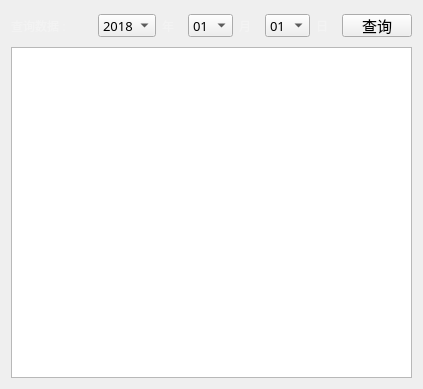
   <widget class="QWidget" name="layoutWidget">
    <property name="geometry">
     <rect>
      <x>470</x>
      <y>3</y>
      <width>403</width>
      <height>371</height>
     </rect>
    </property>
    <layout class="QVBoxLayout" name="verticalLayout_9">
     <item>
      <layout class="QHBoxLayout" name="horizontalLayout_9">
       <item>
        <widget class="QLabel" name="state_3">
         <property name="minimumSize">
          <size>
           <width>81</width>
           <height>30</height>
          </size>
         </property>
         <property name="maximumSize">
          <size>
           <width>81</width>
           <height>30</height>
          </size>
         </property>
         <property name="styleSheet">
          <string notr="true">font: 10pt &quot;微软雅黑&quot;;
color:rgb(243, 243, 243)</string>
         </property>
         <property name="text">
          <string>查询数据 :</string>
         </property>
        </widget>
       </item>
       <item>
        <widget class="QComboBox" name="years">
         <property name="enabled">
          <bool>true</bool>
         </property>
         <property name="sizePolicy">
          <sizepolicy hsizetype="Fixed" vsizetype="Fixed">
           <horstretch>0</horstretch>
           <verstretch>0</verstretch>
          </sizepolicy>
         </property>
         <property name="minimumSize">
          <size>
           <width>0</width>
           <height>0</height>
          </size>
         </property>
         <property name="maximumSize">
          <size>
           <width>93</width>
           <height>23</height>
          </size>
         </property>
         <property name="font">
          <font>
           <family>微软雅黑</family>
           <pointsize>10</pointsize>
          </font>
         </property>
         <property name="currentText">
          <string>2018</string>
         </property>
         <item>
          <property name="text">
           <string>2018</string>
          </property>
         </item>
         <item>
          <property name="text">
           <string>2019</string>
          </property>
         </item>
         <item>
          <property name="text">
           <string>2020</string>
          </property>
         </item>
        </widget>
       </item>
       <item>
        <widget class="QLabel" name="times_4">
         <property name="minimumSize">
          <size>
           <width>0</width>
           <height>0</height>
          </size>
         </property>
         <property name="maximumSize">
          <size>
           <width>81</width>
           <height>30</height>
          </size>
         </property>
         <property name="styleSheet">
          <string notr="true">font: 10pt &quot;微软雅黑&quot;;
color:rgb(243, 243, 243)</string>
         </property>
         <property name="text">
          <string>年</string>
         </property>
        </widget>
       </item>
       <item>
        <widget class="QComboBox" name="months">
         <property name="enabled">
          <bool>true</bool>
         </property>
         <property name="sizePolicy">
          <sizepolicy hsizetype="Fixed" vsizetype="Fixed">
           <horstretch>0</horstretch>
           <verstretch>0</verstretch>
          </sizepolicy>
         </property>
         <property name="minimumSize">
          <size>
           <width>0</width>
           <height>0</height>
          </size>
         </property>
         <property name="maximumSize">
          <size>
           <width>93</width>
           <height>23</height>
          </size>
         </property>
         <property name="font">
          <font>
           <family>微软雅黑</family>
           <pointsize>10</pointsize>
          </font>
         </property>
         <property name="currentText">
          <string>01</string>
         </property>
         <item>
          <property name="text">
           <string>01</string>
          </property>
         </item>
         <item>
          <property name="text">
           <string>02</string>
          </property>
         </item>
         <item>
          <property name="text">
           <string>03</string>
          </property>
         </item>
         <item>
          <property name="text">
           <string>04</string>
          </property>
         </item>
         <item>
          <property name="text">
           <string>05</string>
          </property>
         </item>
         <item>
          <property name="text">
           <string>06</string>
          </property>
         </item>
         <item>
          <property name="text">
           <string>07</string>
          </property>
         </item>
         <item>
          <property name="text">
           <string>08</string>
          </property>
         </item>
         <item>
          <property name="text">
           <string>09</string>
          </property>
         </item>
         <item>
          <property name="text">
           <string>10</string>
          </property>
         </item>
         <item>
          <property name="text">
           <string>11</string>
          </property>
         </item>
         <item>
          <property name="text">
           <string>12</string>
          </property>
         </item>
        </widget>
       </item>
       <item>
        <widget class="QLabel" name="times_2">
         <property name="minimumSize">
          <size>
           <width>0</width>
           <height>0</height>
          </size>
         </property>
         <property name="maximumSize">
          <size>
           <width>81</width>
           <height>30</height>
          </size>
         </property>
         <property name="styleSheet">
          <string notr="true">font: 10pt &quot;微软雅黑&quot;;
color:rgb(243, 243, 243)</string>
         </property>
         <property name="text">
          <string>月</string>
         </property>
        </widget>
       </item>
       <item>
        <widget class="QComboBox" name="days">
         <property name="enabled">
          <bool>true</bool>
         </property>
         <property name="sizePolicy">
          <sizepolicy hsizetype="Fixed" vsizetype="Fixed">
           <horstretch>0</horstretch>
           <verstretch>0</verstretch>
          </sizepolicy>
         </property>
         <property name="minimumSize">
          <size>
           <width>0</width>
           <height>0</height>
          </size>
         </property>
         <property name="maximumSize">
          <size>
           <width>93</width>
           <height>23</height>
          </size>
         </property>
         <property name="font">
          <font>
           <family>微软雅黑</family>
           <pointsize>10</pointsize>
          </font>
         </property>
         <property name="currentText">
          <string>01</string>
         </property>
         <item>
          <property name="text">
           <string>01</string>
          </property>
         </item>
         <item>
          <property name="text">
           <string>02</string>
          </property>
         </item>
         <item>
          <property name="text">
           <string>03</string>
          </property>
         </item>
         <item>
          <property name="text">
           <string>04</string>
          </property>
         </item>
         <item>
          <property name="text">
           <string>05</string>
          </property>
         </item>
         <item>
          <property name="text">
           <string>06</string>
          </property>
         </item>
         <item>
          <property name="text">
           <string>07</string>
          </property>
         </item>
         <item>
          <property name="text">
           <string>08</string>
          </property>
         </item>
         <item>
          <property name="text">
           <string>09</string>
          </property>
         </item>
         <item>
          <property name="text">
           <string>10</string>
          </property>
         </item>
         <item>
          <property name="text">
           <string>11</string>
          </property>
         </item>
         <item>
          <property name="text">
           <string>12</string>
          </property>
         </item>
         <item>
          <property name="text">
           <string>13</string>
          </property>
         </item>
         <item>
          <property name="text">
           <string>14</string>
          </property>
         </item>
         <item>
          <property name="text">
           <string>15</string>
          </property>
         </item>
         <item>
          <property name="text">
           <string>16</string>
          </property>
         </item>
         <item>
          <property name="text">
           <string>17</string>
          </property>
         </item>
         <item>
          <property name="text">
           <string>18</string>
          </property>
         </item>
         <item>
          <property name="text">
           <string>19</string>
          </property>
         </item>
         <item>
          <property name="text">
           <string>20</string>
          </property>
         </item>
         <item>
          <property name="text">
           <string>21</string>
          </property>
         </item>
         <item>
          <property name="text">
           <string>22</string>
          </property>
         </item>
         <item>
          <property name="text">
           <string>23</string>
          </property>
         </item>
         <item>
          <property name="text">
           <string>24</string>
          </property>
         </item>
         <item>
          <property name="text">
           <string>25</string>
          </property>
         </item>
         <item>
          <property name="text">
           <string>26</string>
          </property>
         </item>
         <item>
          <property name="text">
           <string>27</string>
          </property>
         </item>
         <item>
          <property name="text">
           <string>28</string>
          </property>
         </item>
         <item>
          <property name="text">
           <string>29</string>
          </property>
         </item>
         <item>
          <property name="text">
           <string>30</string>
          </property>
         </item>
         <item>
          <property name="text">
           <string>31</string>
          </property>
         </item>
        </widget>
       </item>
       <item>
        <widget class="QLabel" name="times_3">
         <property name="minimumSize">
          <size>
           <width>0</width>
           <height>0</height>
          </size>
         </property>
         <property name="maximumSize">
          <size>
           <width>81</width>
           <height>30</height>
          </size>
         </property>
         <property name="styleSheet">
          <string notr="true">font: 10pt &quot;微软雅黑&quot;;
color:rgb(243, 243, 243)</string>
         </property>
         <property name="text">
          <string>日</string>
         </property>
        </widget>
       </item>
       <item>
        <widget class="QPushButton" name="Analysisbutton">
         <property name="minimumSize">
          <size>
           <width>45</width>
           <height>23</height>
          </size>
         </property>
         <property name="maximumSize">
          <size>
           <width>70</width>
           <height>23</height>
          </size>
         </property>
         <property name="font">
          <font>
           <family>微软雅黑</family>
           <pointsize>11</pointsize>
           <weight>50</weight>
           <italic>false</italic>
           <bold>false</bold>
          </font>
         </property>
         <property name="styleSheet">
          <string notr="true"/>
         </property>
         <property name="text">
          <string>查询</string>
         </property>
         <property name="checkable">
          <bool>false</bool>
         </property>
         <property name="checked">
          <bool>false</bool>
         </property>
        </widget>
       </item>
      </layout>
     </item>
     <item>
      <widget class="QTextBrowser" name="show_data">
       <property name="minimumSize">
        <size>
         <width>401</width>
         <height>331</height>
        </size>
       </property>
       <property name="maximumSize">
        <size>
         <width>401</width>
         <height>360</height>
        </size>
       </property>
       <property name="font">
        <font>
         <family>微软雅黑</family>
         <pointsize>14</pointsize>
        </font>
       </property>
       <property name="html">
        <string>&lt;!DOCTYPE HTML PUBLIC &quot;-//W3C//DTD HTML 4.0//EN&quot; &quot;http://www.w3.org/TR/REC-html40/strict.dtd&quot;&gt;
&lt;html&gt;&lt;head&gt;&lt;meta name=&quot;qrichtext&quot; content=&quot;1&quot; /&gt;&lt;style type=&quot;text/css&quot;&gt;
p, li { white-space: pre-wrap; }
&lt;/style&gt;&lt;/head&gt;&lt;body style=&quot; font-family:'微软雅黑'; font-size:14pt; font-weight:400; font-style:normal;&quot;&gt;
&lt;p style=&quot;-qt-paragraph-type:empty; margin-top:0px; margin-bottom:0px; margin-left:0px; margin-right:0px; -qt-block-indent:0; text-indent:0px; font-family:'SimSun'; font-size:9pt;&quot;&gt;&lt;br /&gt;&lt;/p&gt;&lt;/body&gt;&lt;/html&gt;</string>
       </property>
      </widget>
     </item>
    </layout>
   </widget>
